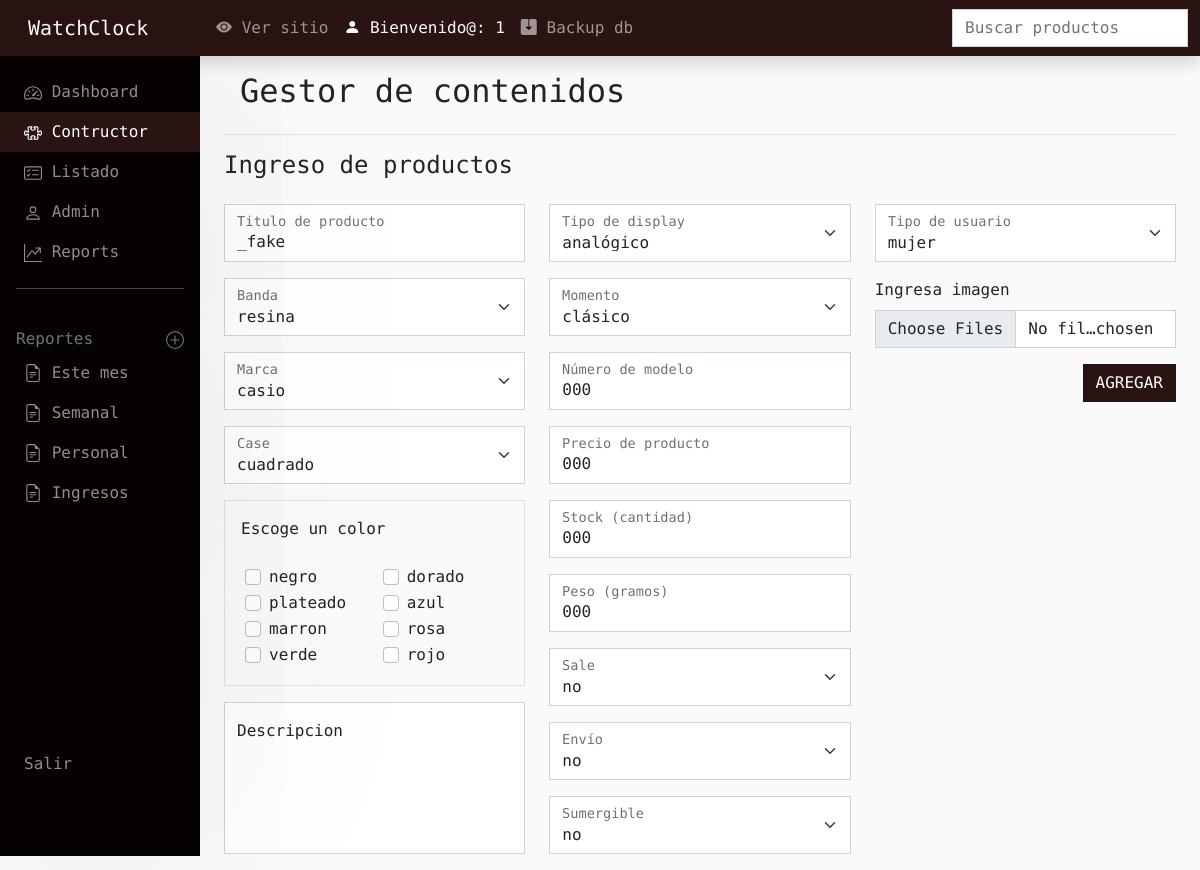
The app's page /dashboard/constructor.php (signed in) with its own data.
### tables this page shows
CREATE TABLE `color` (
  `_id` int(11) NOT NULL AUTO_INCREMENT,
  `color` tinytext NOT NULL DEFAULT 'emty',
  `code` varchar(100) NOT NULL DEFAULT 'red',
  PRIMARY KEY (`_id`)
);

### dashboard/constructor.php (called while the page is built, shortened)
<?php include_once __DIR__ . '/components/layout_dashboard.php'; ?>
<?php include_once __DIR__.'/components/header_content.php';?>
<?php $content_dashboard = function (): void { ?>
    <?php header_content('Gestor de contenidos')?>
    <?php include_once __DIR__.'/components/constructor_content.php';?>
<?php } ?>
<?php layout_dashboard($content_dashboard) ?>

### dashboard/components/constructor_get_props.php (called while the page is built, shortened)
<?php
include_once __DIR__.'/../controllers/get_props.php';
$get_props_instance = new Mi($conn);
$res_bands = $get_props_instance->get_prop('band');
$res_brands = $get_props_instance->get_prop('brand');
$res_cases = $get_props_instance->get_prop('`case` as C', 'C.*');
$res_colors = $get_props_instance->get_prop('color');
$res_display_types = $get_props_instance->get_prop('display_type');
$res_moments = $get_props_instance->get_prop('moment');
$res_user_types = $get_props_instance->get_prop('user_type');
$res_product_color = null;
function color_is_checked($res_product_color, $color)
{
    return '';
}

### dashboard/helpers/class_get_props.php (called while the page is built, shortened)
<?php
class Mi
{
    public function get_prop($table, $column = '*', $where = '')
    {
        $query = "
            SELECT $column
            FROM $table
            $where
        ";
        $res = $this->conn->query($query);
        if ($res->num_rows < 1) :
            return null;
        else :
            return $res;
        endif;
    }
}

### dashboard/components/constructor_content.php (the view, shortened to what this page needs)
<?php include_once __DIR__ . '/../controllers/get_props.php'; ?>
<?php include_once __DIR__ . '/constructor_get_props.php'; ?>
<div class="">
    <h4 class="pb-3">Ingreso de productos</h4>
    <?php
    $url = LOCAL_HOST . '/dashboard/controllers/';
    $url .= (!empty($_REQUEST['update_at'])) ? "update_product.php" : "add_new_product.php";
    ?>
    <form action="<?= $url ?>" enctype="multipart/form-data" method="POST" class="row row-cols-lg-3 needs-validation" novalidate>
        <div>
            <div class="form-floating mb-3">
                <input type="text" class="form-control" name="title" id="floatingInputx" value="<?= (!empty($res_product)) ? $res_product->title : '_fake' ?>" placeholder="#" required>
                <label for="floatingInputx">Titulo de producto</label>
            </div>
            <div class="form-floating mb-3">
                <select class="form-select form-select-md mb-3" id="band" name="band" aria-label=".form-select-lg example">
                    <?php while ($data = $res_bands->fetch_object()) { ?>
                        <?php $is_selected = !empty($res_product) ?  ($data->band == $res_product->band ? 'selected' : '') : ''; ?>
                        <option <?= $is_selected ?> value="<?= $data->band ?>"><?= $data->band ?></option>
                    <?php } ?>
                </select>
                <label for="band">Banda</label>
            </div>
            <div class="form-floating mb-3">
                <select class="form-select form-select-md mb-3" id="brand" name="brand" aria-label=".form-select-lg example">
                    <?php while ($data = $res_brands->fetch_object()) { ?>
                        <?php $is_selected = !empty($res_product) ?  ($data->brand == $res_product->brand ? 'selected' : '') : ''; ?>
                        <option <?= $is_selected ?> value="<?= $data->brand ?>"><?= $data->brand ?></option>
                    <?php } ?>
                </select>
                <label for="brand">Marca</label>
            </div>
            <div class="form-floating mb-3">
                <select class="form-select form-select-md mb-3" id="case" name="case" aria-label=".form-select-lg example">
                    <?php while ($data = $res_cases->fetch_object()) { ?>
                        <?php $is_selected = !empty($res_product) ?  ($data->case == $res_product->case ? 'selected' : '') : ''; ?>
                        <option <?= $is_selected ?> value="<?= $data->case ?>"><?= $data->case ?></option>
                    <?php } ?>
                </select>
                <label for="case">Case</label>
            </div>
            <div class="border pt-3 ps-3 mb-3">
                <label for="" class="form-label">Escoge un color</label>
                <div class="row row-cols-2 px-3 py-3">
                    <?php while ($data = $res_colors->fetch_object()) { ?>
                        <div class="form-check">
                            <?php $is_checked = color_is_checked($res_product_color, $data->color); ?>
                            <input class="form-check-input" type="checkbox" name="color[]" value="<?= $data->_id ?>" <?= $is_checked ?> id="<?= $data->color ?>">
                            <label class="form-check-label" for="<?= $data->color ?>">
                                <?= $data->color ?>
                            </label>
                        </div>
                    <?php } ?>
                </div>
            </div>
            <div class="form-floating mb-3">
                <textarea class="form-control" name='description' id="floatingTextarea2" style="height: 9.5rem" placeholder="#" required><?= (!empty($res_product)) ? $res_product->description : '' ?></textarea>
                <label for="floatingTextarea2">Descripcion</label>
            </div>
        </div>
        <div>
            <div class="form-floating mb-3">
                <select class="form-select form-select-md mb-3" name="display_type" id="display_type" aria-label=".form-select-lg example">
                    <?php while ($data = $res_display_types->fetch_object()) { ?>
                        <?php $is_selected = !empty($res_product) ?  ($data->display_type == $res_product->display_type ? 'selected' : '') : ''; ?>
                        <option <?= $is_selected ?> value="<?= $data->display_type ?>"><?= $data->display_type ?></option>
                    <?php } ?>
                </select>
                <label for="display_type">Tipo de display</label>
            </div>
            <div class="form-floating mb-3">
                <select class="form-select form-select-md mb-3" name="moment" id="moment" aria-label=".form-select-lg example">
                    <?php while ($data = $res_moments->fetch_object()) { ?>
                        <?php $is_selected = !empty($res_product) ?  ($data->moment == $res_product->moment ? 'selected' : '') : ''; ?>
                        <option <?= $is_selected ?> value="<?= $data->moment ?>"><?= $data->moment ?></option>
                    <?php } ?>
                </select>
                <label for="moment">Momento</label>
            </div>
            <div class="form-floating mb-3">
                <input type="number" class="form-control" name="model" id="floatingInputx" max='999999999' value="<?= (!empty($res_product)) ? $res_product->model : '000' ?>" placeholder="#" required>
                <label for="floatingInputx">Número de modelo</label>
            </div>
            <div class="form-floating mb-3">
                <input type="text" class="form-control" name="price" id="floatingInputx" value="<?= (!empty($res_product)) ? $res_product->price : '000' ?>" placeholder="#" required>
                <label for="floatingInputx">Precio de producto</label>
            </div>
            <div class="form-floating mb-3">
                <input type="number" class="form-control" name="stock" id="floatingInputx" max='50' value="<?= (!empty($res_product)) ? $res_product->stock : '000' ?>" placeholder="#" required>
                <label for="floatingInputx">Stock (cantidad)</label>
            </div>
            <div class="form-floating mb-3">
                <input type="number" class="form-control" name="weight" id="floatingInputx" max='500' value="<?= (!empty($res_product)) ? $res_product->weight : '000' ?>" placeholder="#" required>
                <label for="floatingInputx">Peso (gramos)</label>
            </div>
            <div class="form-floating mb-3">
                <select class="form-select form-select-md mb-3" id="sale" name="sale">
                    <option selected value="0">no</option>
                </select>
                <label for="sale">Sale</label>
            </div>
            <div class="form-floating mb-3">
                <select class="form-select form-select-md mb-3" id="shipping" name="shipping">
                    <option selected value="0">no</option>
                </select>
                <label for="shipping">Envío</label>
            </div>
            <div class="form-floating mb-3">
                <select class="form-select form-select-md mb-3" id="submersible" name="submersible">
                    <option selected value="0">no</option>
                </select>
                <label for="submersible">Sumergible</label>
            </div>
        </div>
        <div>
            <div class="form-floating mb-3">
                <select class="form-select form-select-md mb-3" name="user_type" id="user_type" aria-label=".form-select-lg example">
                    <?php while ($data = $res_user_types->fetch_object()) { ?>
                        <?php $is_selected = !empty($res_product) ?  ($data->user_type == $res_product->user_type ? 'selected' : '') : ''; ?>
                        <option <?= $is_selected ?> value="<?= $data->user_type ?>"><?= $data->user_type ?></option>
                    <?php } ?>
                </select>
                <label for="user_type">Tipo de usuario</label>
            </div>
            <div class="mb-3">
                <label for="formFileSm" class="form-label">Ingresa imagen</label>
                <input type="file" class="form-control form-control-md" name="image[]" accept="image/*" multiple id="formFileSm">
            </div>
            <div class="d-grid justify-content-end">
                <button type="submit" class="btn btn-primary">
                    <?= (!empty($_REQUEST['update_at'])) ? 'ACTUALIZAR' : 'AGREGAR'; ?>
                </button>
            </div>
        </div>
    </form>
</div>

### components/template/layout.php (shortened to what this page needs)
<?php function layout($content)
{ ?>
    <!DOCTYPE html>
    <html lang="en">
    <head>
        <link rel="stylesheet" href="https://cdn.jsdelivr.net/npm/bootstrap-icons@1.4.0/font/bootstrap-icons.css">
        <link rel="stylesheet" href="<?php echo LOCAL_HOST ?>assets/index.css">
        <link rel="stylesheet" href="https://cdnjs.cloudflare.com/ajax/libs/nprogress/0.2.0/nprogress.css" />
    </head>
    <body class='bg-body'>
        <?php $content(); ?>
    </body>
    </html>
<?php } ?>

### dashboard/components/layout_dashboard.php (shortened to what this page needs)
<?php include_once __DIR__ . '/../../components/template/layout.php'; ?>
<?php function layout_dashboard($args): void
{ ?>
    <?php $content = function () use ($args) { ?>
        <div class="container-dashboard max-width-1920 m-auto bg-light">
            <?php include_once __DIR__ . '/header.php'; ?>
            <div class="container-fluid">
                <div class="row min-vh-100">
                    <?php include_once __DIR__ . '/nav.php'; ?>
                    <main class="col-md-9 ms-sm-auto col-lg-10 px-md-4">
                        <?php $args(); ?>
                    </main>
                </div>
            </div>
            <script src="https://cdn.jsdelivr.net/npm/feather-icons@4.28.0/dist/feather.min.js"></script>
            <script src="https://cdn.jsdelivr.net/npm/chart.js"></script>
            <script src="charts.js"></script>
        </div>
        <?php include_once __DIR__.'/modal.php';?>
    <?php } ?>
    <?php layout($content) ?>
<?php } ?>

### dashboard/components/header.php (shortened to what this page needs)
<header class="navbar navbar-expand-md navbar-dark bg-primary | shadow position-sticky top-0 z-index-1">
  <div class="container-fluid">
    <a class="navbar-brand | col-md-3 col-lg-2 me-0 px-3" href="#">WatchClock</a>
    <div class="collapse navbar-collapse | justify-content-between" id="sidebarMenu">
      <ul class="navbar-nav">
        <li class="nav-item">
          <a class="nav-link text-nowrap" aria-current="page" href="./../client/index.php">
            <i class="bi bi-eye-fill"></i>
            Ver sitio
          </a>
        </li>
        <li class="nav-item">
          <p class="nav-link m-0 text-light text-nowrap">
            <i class="bi bi-person-fill"></i>
            <?= 'Bienvenido@: ' . $_SESSION['user_name'] ?>
          </p>
        </li>
        <li class="nav-item">
          <a class="nav-link text-nowrap" href="/images/myw3schoolsimage.jpg" download="w3logo">
          <i class="bi bi-save2-fill"></i>
          Backup db
          </a>
        </li>
      </ul>
      <form class="" action="./list_update_delete.php">
        <input class="form-control form-control-dark" name="search" type="text" placeholder="Buscar productos" aria-label="Search">
      </form>
    </div>
  </div>
</header>

### dashboard/components/nav.php (shortened to what this page needs)
<nav id="sidebarMenu" class="navba|r bg-dark navbar-dark | shadow-xl-light col-md-3 col-lg-2 d-md-block position-fixed z-index-1 collapse p-0 py-3 pb-5" style="height:100vh;">
  <ul class="navbar-nav nav-pills flex-column h-100">
    <li class="nav-item">
      <a class="nav-link | ps-4 <?= (str_contains(basename($_SERVER["REQUEST_URI"]), "index") ? 'active' : ''); ?>" aria-current="page" href="./index.php">
        Dashboard
      </a>
    </li>
    <li class="nav-item">
      <a class="nav-link | ps-4 <?= (str_contains(basename($_SERVER["REQUEST_URI"]), "constructor") ? 'active' : ''); ?>" aria-current="page" href="./constructor.php">
        Contructor
      </a>
    </li>
    <li class="nav-item">
      <a class="nav-link | ps-4 <?= (str_contains(basename($_SERVER["REQUEST_URI"]), "list") ? 'active' : ''); ?>" aria-current="page" href="./list_update_delete.php">
        Listado
      </a>
    </li>
    <li class="nav-item">
      <a class="nav-link | ps-4 " aria-current="page" href="#">
        Admin
      </a>
    </li>
    <li class="nav-item">
      <a class="nav-link | ps-4 " aria-current="page" href="#">
        Reports
      </a>
    </li>
    <hr class="bg-white mx-3">
    <h6 class="sidebar-heading d-flex justify-content-between align-items-center px-3 mt-4 mb-1 text-muted">
      <span>Reportes</span>
      <a class="link-secondary" href="#" aria-label="Add a new report">
      </a>
    </h6>
    <ul class="nav flex-column mb-2 | ps-4">
      <li class="nav-item">
        <a class="nav-link" href="#">
          Este mes
        </a>
      </li>
      <li class="nav-item">
        <a class="nav-link" href="#">
          Semanal
        </a>
      </li>
      <li class="nav-item">
        <a class="nav-link" href="#">
          Personal
        </a>
      </li>
      <li class="nav-item">
        <a class="nav-link" href="#">
          Ingresos
        </a>
      </li>
    </ul>
    <li class="nav-item | mt-auto mb-4 ps-4">
      <a class="nav-link" aria-current="page" href="#" data-bs-toggle="modal" data-bs-target="#modal-salir">Salir</a>
    </li>
  </ul>
</nav>

### dashboard/components/header_content.php
<?php function header_content($content) { ?>
    <div class="d-flex justify-content-between flex-wrap flex-md-nowrap align-items-center p-3 mb-3 border-bottom">
        <h1 class="h2"><?= $content ?></h1>
    </div>
<?php } ?>

### records on screen
color: color "negro"
color: color "dorado"
color: color "plateado"
color: color "azul"
color: color "marron"
color: color "rosa"
color: color "verde"
color: color "rojo"

### other values on screen
$_SESSION['user_name'] "1"
$content "Gestor de contenidos"
form field band "resina"
form field brand "casio"
form field case "cuadrado"
form field display_type "analógico"
form field moment "clásico"
form field user_type "mujer"
